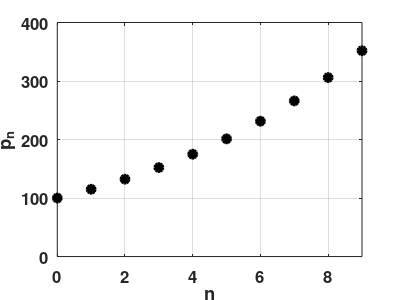

The MATLAB source for this figure:
function popdataplot


    figure(1)
    clf
    x0 = 100;
    N = 10;
    x = zeros(N,1);
    x(1) = x0;
    for k = 1:N-1
        x(k+1) = 1.15*x(k);
    end
    plot(0:N-1,x,'k.','linewidth',3)
    hold on
    plot(0:N-1,x,'ko','linewidth',2)
    plot(0:N-1,x,'k*','linewidth',2)

    axis([0 N-1 0 400])
    xlabel('n','fontsize',12,'fontweight','bold')
    ylabel('p_n','fontsize',12,'fontweight','bold')
    grid on
    set(gca,'fontsize',12,'fontweight','bold')
    x

    set(gcf,'paperposition',[0.25 2.5 4 3])
    print('-depsc','popdataplot.eps')
    
end